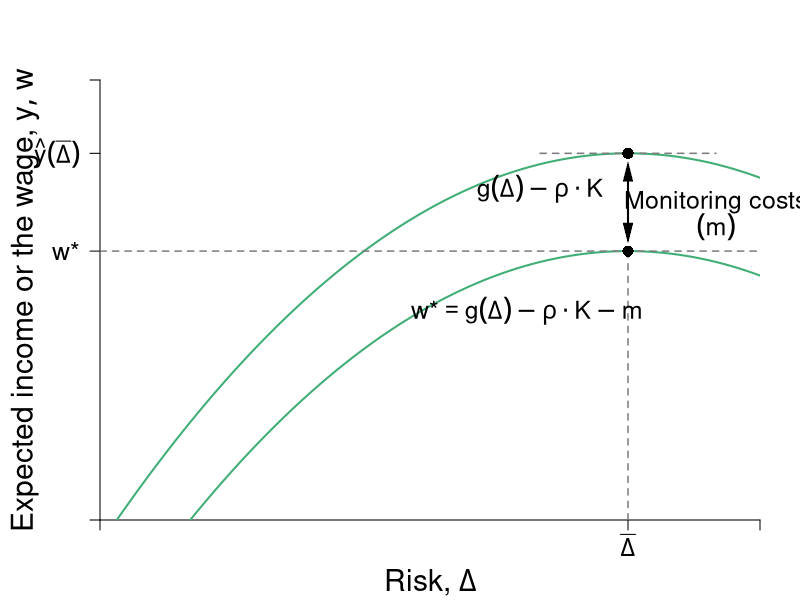

Here is the R script that generated this plot:
require(shape)
pdf(file = "capitalism/risk_contrast_monitoring.pdf", width = 9, height = 7)

#Set parameters for graphics
axislabelsize <- 1.8
labelsize <- 1.5
namesize <- 1.8
annotatesize <- 1.5
graphlinewidth <- 2
segmentlinewidth <- 1.5

a <- c(2, 4, 6)


COL <- c("#7fc97f", "#beaed4", "#fdc086", "#ffff99", "#386cb0", "#f0027f", "#bf5b17", "#666666")
COLA <- c("#e0f3db", "#99d8c9","#66c2a4","#41ae76", "#238b45", "#005824")
COLB <- c("#c6dbef", "#4eb3d3", "#2b8cbe", "#0868ac","#084081")
COLC <- c("#fcfbfd", "#efedf5", "#dadaeb", "#bcbddc", "#9e9ac8", "#807dba", "#6a51a3", "#54278f", "#3f007d")
grays <- gray.colors(25, start = 1, end = 0, alpha = 1)

par(mar =  c(4, 5, 4, 2))
xlims <- c(0, 15)
ylims <- c(0, 18)

riskreturn <- function(g, int1 = 14, int2 = 4, coeff = 1/3){
  int1 - (int2 - (coeff)*g)^2
}

uA <- function(y, g, slope = 0.5){
  y + y*g  - slope*g^2
}

indiffA <- function(g, intercept = 3, slope1 = 0.25, slope2 = 0.12){
  intercept  + slope1*g + slope2*g^2
}

indiffA2 <- function(g, intercept = 3, slope1 = 0.25, slope2 = 0.05){
  intercept  + slope1*g + slope2*g^2
}

#Plot command 
plot(0, 0, xlim = xlims, ylim = ylims, 
     type = "n",
     xlab = expression(paste("")),
     ylab = expression(paste("")), 
     axes = FALSE,
     # xlab = expression(paste("Bob's Payoff, ", u^B)),
     # ylab = expression(paste("Alfredo's Payoff, ", u^A)),
     #xaxt = "n", 
     #yaxt = "n", 
     cex.lab = axislabelsize, 
     bty = "n", 
     xaxs="i", 
     yaxs="i"
)


#Customize ticks and labels for the plot
# ticksy <- seq(ylims[1], ylims[2], 3)
# ylabels <- seq(ylims[1], ylims[2], 3)
# ticksx <- seq(xlims[1], xlims[2], 5)
# xlabels <- seq(xlims[1], xlims[2], 5)
ticksx <- c(0, 12, xlims[2])
xlabels <- c(NA, expression(paste( bar(Delta) )), NA)
ticksy <- c(0, 11, riskreturn(int1 = 15, g = 12), ylims[2])
ylabels <- c(NA, expression(paste(w,"*")), expression(paste(hat(y)(bar(Delta)))), NA)

axis(1, at = ticksx, pos = 0, labels = xlabels, cex.axis = labelsize)
axis(2, at = ticksy, pos = 0, labels = ylabels, las = 1, cex.axis = labelsize)

#Axis labels and draw linear utility function
mtext(expression(paste("Risk, ", Delta)), side = 1, line = 3, cex = axislabelsize)
text(-1.7, 0.5*ylims[2], expression(paste("Expected income or the wage, ", list(y, w))), xpd = TRUE, cex = axislabelsize, srt = 90) 


npts <- 500 
xx1 <- seq(xlims[1], xlims[2], length.out = npts)
#lines(xx1, riskreturn(xx1, int1 = 5.7), col = COLA[4], lwd = graphlinewidth, lty = 1)
lines(xx1, riskreturn(xx1, int1 = 11), col = COLA[4], lwd = graphlinewidth, lty = 1)
lines(xx1, riskreturn(xx1, int1 = 15), col = COLA[4], lwd = graphlinewidth, lty = 1)
# lines(xx1, indiffA(xx1, intercept = 4.4), col = COLB[3], lwd = graphlinewidth, lty = 1)
# lines(xx1, indiffA(xx1, intercept = 8), col = COLB[3], lwd = graphlinewidth, lty = 1)
# lines(xx1, indiffA2(xx1, intercept = 7.1), col = COLB[5], lwd = graphlinewidth, lty = 1)
# lines(xx1, indiffA2(xx1, intercept = 10), col = COLB[5], lwd = graphlinewidth, lty = 1)

#Add points a, b, c and d
segments(12, 0, 12, riskreturn(int1 = 11, g = 12), lty = 2, col = grays[20], lwd = segmentlinewidth)
segments(10, riskreturn(int1 = 15, g = 12), 14, riskreturn(int1 = 15, g = 12), lty = 2, col = grays[20], lwd = segmentlinewidth)
#text(5.6 + 0.25, riskreturn(g = 5.6) - 0.3, expression(A), cex = labelsize)
# 


# segments(7.5, 0, 7.5, riskreturn(g = 7.5) , lty = 2, col = "gray", lwd = segmentlinewidth)
# segments(0, riskreturn(g = 7.5) , 7.5, riskreturn(g = 7.5) , lty = 2, col = "gray", lwd = segmentlinewidth)
# points(7.5, riskreturn(g = 7.5) , pch = 16, col = "black", cex = 1.5)
# text(7.5 + 0.25, riskreturn(g = 8) - 1, expression(B), cex = labelsize)

#Segment for next best wage offer
segments(0, 11, xlims[2], 11, lty = 2, col = grays[20], lwd = segmentlinewidth)


points(12, riskreturn(int1 = 15, g = 12), pch = 16, col = "black", cex = 1.5)

points(12, riskreturn(int1 = 11, g = 12), pch = 16, col = "black", cex = 1.5)




#Label risk return schedule
text(10, riskreturn(g = 14), expression(paste(g(Delta) - rho%.%K) ), cex = labelsize)

text(9.7, riskreturn(int1 = 11, g = 14)-2, expression(paste(w,"*",phantom()==g(Delta)-rho%.%K-m) ), cex = labelsize)

Arrows(12, riskreturn(int1 = 15, g = 12) - 0.75, 12, riskreturn(int1 = 11, g = 12) + 0.75, col = "black", lty = 1, lwd = 2, arr.type = "triangle", arr.lwd = 0.5, code = 3)
text(14, 13, expression(paste("Monitoring costs")), cex = labelsize, xpd = TRUE)
text(14, 12, expression(paste((m))), cex = labelsize, xpd = TRUE)

#Label value functions
# text(12.2, 17, expression(v[1]^B), cex = labelsize)
# text(10.1, 17, expression(v[2]^B), cex = labelsize)
# text(8.8, 17, expression(v[1]^A), cex = labelsize)
# text(7.2, 17, expression(v[2]^A), cex = labelsize)


dev.off()
